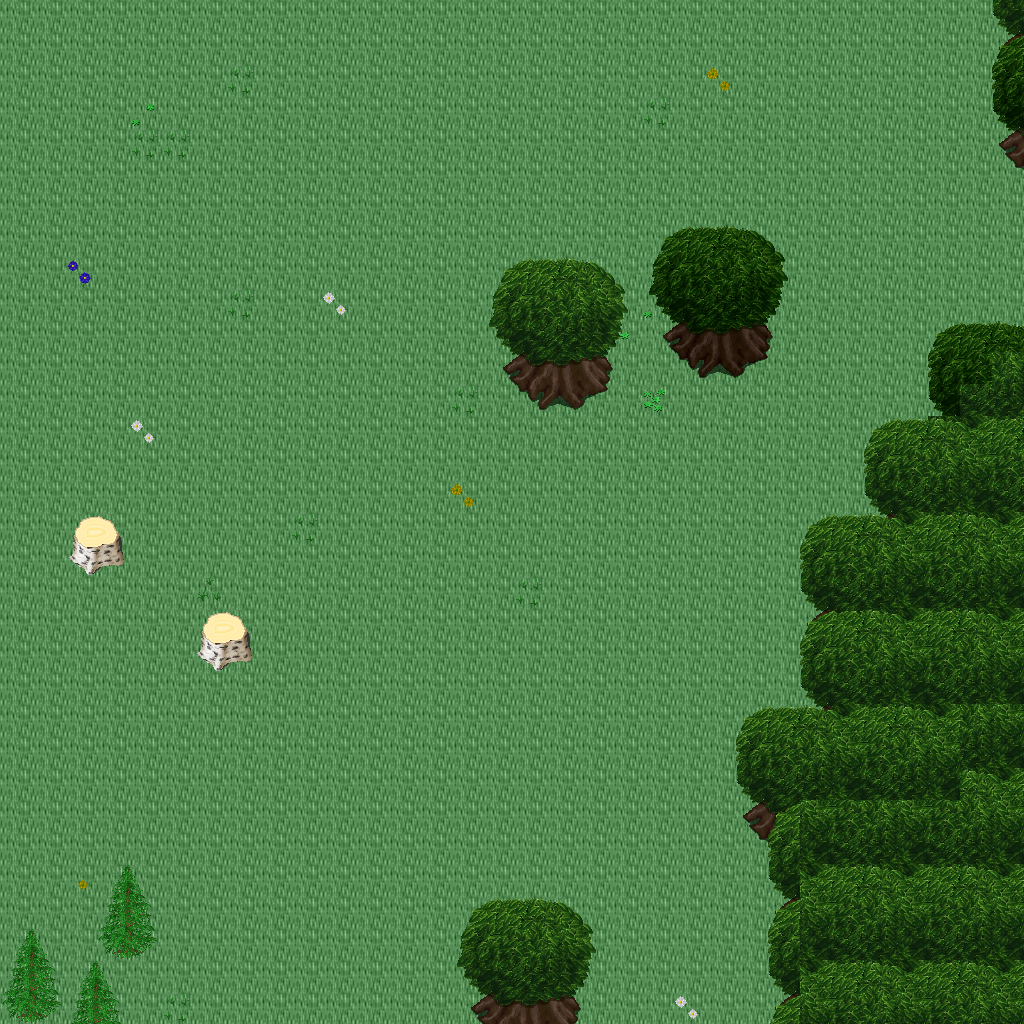

Rendered tile map (Tiled .tmx) drawn with the repository's tilesets; below, a short description and the map source with its tile grids summarised:
An orthogonal 32x32 tile map with 32x32 px tiles, 5 tile layers (Ground, Objects, Objects2, Above, ...), 1 hidden layer not drawn, 19 tilesets.

<map version="1.10" tiledversion="1.11.0" orientation="orthogonal" renderorder="right-down" width="32" height="32" tilewidth="32" tileheight="32" infinite="0" nextlayerid="11" nextobjectid="1">
 <tileset firstgid="1" name="ground_ground" tilewidth="32" tileheight="32" tilecount="33" columns="3">
  <image source="../drawable/ground_ground.png" width="96" height="352" />
 </tileset>
 <tileset firstgid="34" name="plant_grasses" tilewidth="32" tileheight="32" tilecount="6" columns="3">
  <image source="../drawable/plant_grasses.png" width="96" height="64" />
 </tileset>
 <tileset firstgid="40" name="plant_flower_daisy_blue" tilewidth="32" tileheight="32" tilecount="8" columns="2">
  <image source="../drawable/plant_flower_daisy_blue.png" width="64" height="128" />
 </tileset>
 <tileset firstgid="48" name="plant_flower_daisy_yellow" tilewidth="32" tileheight="32" tilecount="8" columns="2">
  <image source="../drawable/plant_flower_daisy_yellow.png" width="64" height="128" />
 </tileset>
 <tileset firstgid="56" name="plant_flower_daisy_red" tilewidth="32" tileheight="32" tilecount="8" columns="2">
  <image source="../drawable/plant_flower_daisy_red.png" width="64" height="128" />
 </tileset>
 <tileset firstgid="64" name="plant_flower_daisy_white" tilewidth="32" tileheight="32" tilecount="8" columns="2">
  <image source="../drawable/plant_flower_daisy_white.png" width="64" height="128" />
 </tileset>
 <tileset firstgid="72" name="logic_collision" tilewidth="32" tileheight="32" tilecount="1" columns="1">
  <image source="../drawable/logic_collision.png" width="32" height="32" />
 </tileset>
 <tileset firstgid="73" name="plant_tree_tree_green" tilewidth="32" tileheight="32" tilecount="88" columns="8">
  <image source="../drawable/plant_tree_tree_green.png" width="256" height="352" />
 </tileset>
 <tileset firstgid="161" name="logic_item_resources" tilewidth="32" tileheight="32" tilecount="6" columns="6">
  <image source="../drawable/logic_item_resources.png" width="192" height="32" />
 </tileset>
 <tileset firstgid="167" name="item_statue_broken_green_column" tilewidth="32" tileheight="32" tilecount="2" columns="1">
  <image source="../drawable/item_statue_broken_green_column.png" width="32" height="64" />
 </tileset>
 <tileset firstgid="169" name="plant_tree_spruce" tilewidth="32" tileheight="32" tilecount="6" columns="2">
  <image source="../drawable/plant_tree_spruce.png" width="64" height="96" />
 </tileset>
 <tileset firstgid="175" name="plant_tree_pine_snowy" tilewidth="32" tileheight="32" tilecount="6" columns="2">
  <image source="../drawable/plant_tree_pine_snowy.png" width="64" height="96" />
 </tileset>
 <tileset firstgid="181" name="logic_creature_ent" tilewidth="32" tileheight="32" tilecount="4" columns="4">
  <image source="../drawable/logic_creature_ent.png" width="128" height="32" />
 </tileset>
 <tileset firstgid="185" name="logic_item_mushroom" tilewidth="32" tileheight="32" tilecount="6" columns="6">
  <image source="../drawable/logic_item_mushroom.png" width="192" height="32" />
 </tileset>
 <tileset firstgid="191" name="plant_star_shaped_plants" tilewidth="32" tileheight="32" tilecount="6" columns="2">
  <image source="../drawable/plant_star_shaped_plants.png" width="64" height="96" />
 </tileset>
 <tileset firstgid="197" name="plant_tree_tree_darkgreen" tilewidth="32" tileheight="32" tilecount="88" columns="8">
  <image source="../drawable/plant_tree_tree_darkgreen.png" width="256" height="352" />
 </tileset>
 <tileset firstgid="285" name="plant_stump_stump_pale_brown" tilewidth="32" tileheight="32" tilecount="4" columns="2">
  <image source="../drawable/plant_stump_stump_pale_brown.png" width="64" height="64" />
 </tileset>
 <tileset firstgid="289" name="plant_tree_umbrella_thorn" tilewidth="32" tileheight="32" tilecount="18" columns="6">
  <image source="../drawable/plant_tree_umbrella_thorn.png" width="192" height="96" />
 </tileset>
 <tileset firstgid="307" name="logic_item_fruits" tilewidth="32" tileheight="32" tilecount="16" columns="8">
  <image source="../drawable/logic_item_fruits.png" width="256" height="64" />
 </tileset>
 <layer id="1" name="Ground" width="32" height="32">
  <data>[1024 cells, 1024 non-empty, 1 distinct tile ids]</data>
 </layer>
 <layer id="2" name="Objects" width="32" height="32">
  <data>[1024 cells, 100 non-empty, 31 distinct tile ids]</data>
 </layer>
 <layer id="3" name="Objects2" width="32" height="32">
  <data>[1024 cells, 0 non-empty, 0 distinct tile ids]</data>
 </layer>
 <layer id="4" name="Above" width="32" height="32">
  <data>[1024 cells, 219 non-empty, 60 distinct tile ids]</data>
 </layer>
 <layer id="5" name="Above2" width="32" height="32">
  <data>[1024 cells, 0 non-empty, 0 distinct tile ids]</data>
 </layer>
 <layer id="6" name="Walkable" width="32" height="32" visible="0">
  <data>[1024 cells, 155 non-empty, 1 distinct tile ids]</data>
 </layer>
 <objectgroup id="7" name="Mapevents" />
 <objectgroup id="8" name="Spawn" />
 <objectgroup id="9" name="Keys" />
 <objectgroup id="10" name="Replace" />
</map>
